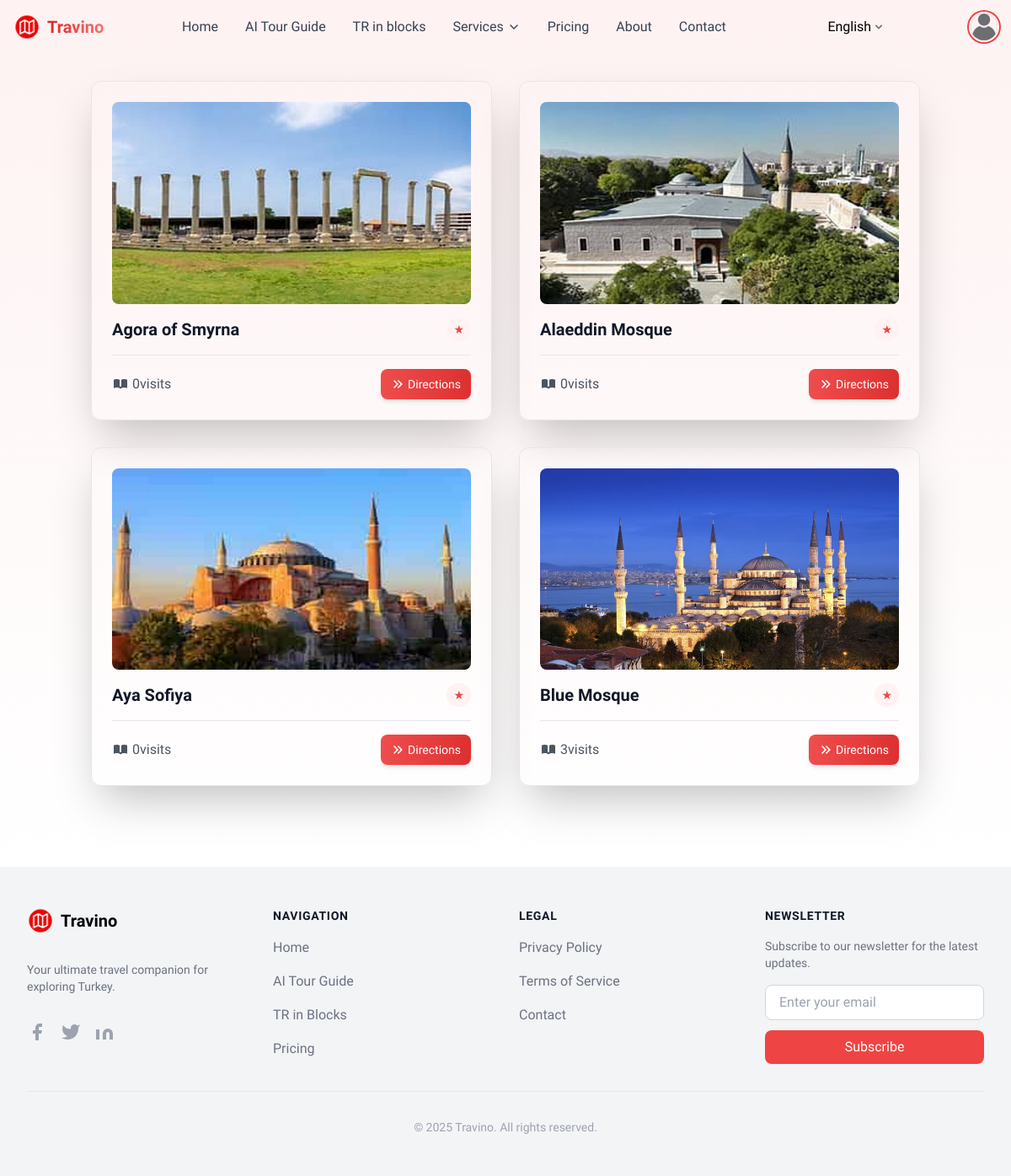
The app's page /en/category/3/, older data.
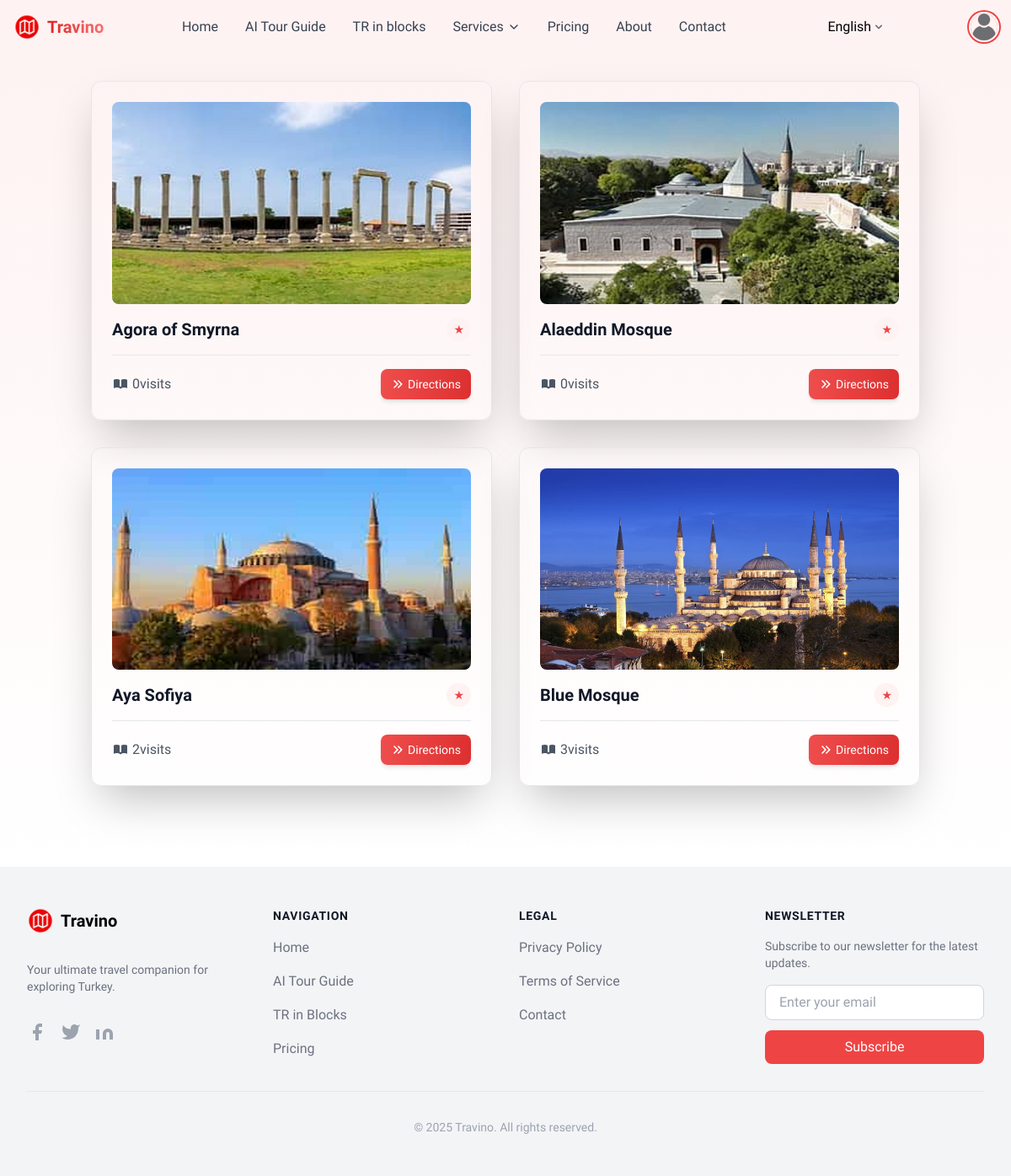
The same page, newer data.
### app/models.py (models this page shows, shortened)
class Place(models.Model):
    name = models.CharField(max_length=100)
    image = models.ImageField(upload_to='place_pics', default='default.png')
    category = models.ForeignKey(Category, on_delete=models.CASCADE, related_name='places')
    location = models.CharField(max_length=100, default='Not located')
    visits = models.IntegerField(default=0)

### app/views.py (the view)
# urls.py: path('category/<int:pk>/', views.category_detail, name='category_detail'),
def category_detail(request, pk):
    category = get_object_or_404(Category, pk=pk)
    places = Place.objects.filter(category=category)
    context = {
        'category': category,
        'places': places,
    }
    return render(request, 'category_detail.html', context)

### templates/category_detail.html (shortened to what this page needs)
{% extends "base.html" %}
{% block maincontent %}
<section class="body-font bg-gradient-to-b from-red-50 to-white">
  <div class="container px-5 py-24 mx-auto">
    <div class="flex flex-wrap -m-4 justify-center">
      {% for place in places %}
      <a href="{% url 'place_detail' place.id %}">
        <div data-aos="fade-up" class="xl:w-1/4 md:w-1/2 p-4 group">
        <div class="glass-card bg-white/20 backdrop-blur-lg border border-white/30 rounded-xl p-6 shadow-2xl hover:shadow-red-100/20 transition-all duration-300 h-full">
          <div class="overflow-hidden rounded-lg aspect-video mb-4">
            <img class="w-full h-full object-cover transform transition-all duration-500 hover:scale-110"
                 src="{{place.image.url}}"
                 alt="{{place.name}}">
          </div>
          <div class="flex items-center justify-between mb-3">
            <h3 class="text-xl font-semibold text-gray-900">{{place.name}}</h3>
            <span class="flex-shrink-0 text-red-500 text-sm font-medium px-2 py-1 rounded-full bg-red-50">
              ★ {{place.rating}}
            </span>
          </div>
          <div class="flex items-center justify-between mt-4 border-t border-white/20 pt-4">
            <div class="flex items-center text-gray-600">
              <span>{{place.visits|default:0}}</span> visits
            </div>
            <div class="flex gap-2">
              <button
                onclick="getDirections('{{place.name|addslashes}}')"
                class="directions-btn text-sm bg-gradient-to-r from-red-500 to-red-600 text-white py-2 px-3 rounded-lg flex items-center shadow-md hover:shadow-lg transition-all duration-300">
                Directions
              </button>
            </div>
          </div>
        </div>
      </div>
      </a>
      {% endfor %}
    </div>
  </div>
</section>
{% endblock maincontent %}

Row changes from the older to the newer data that the page shows:
changed Place "Aya Sofiya": visits "0" → "2"
